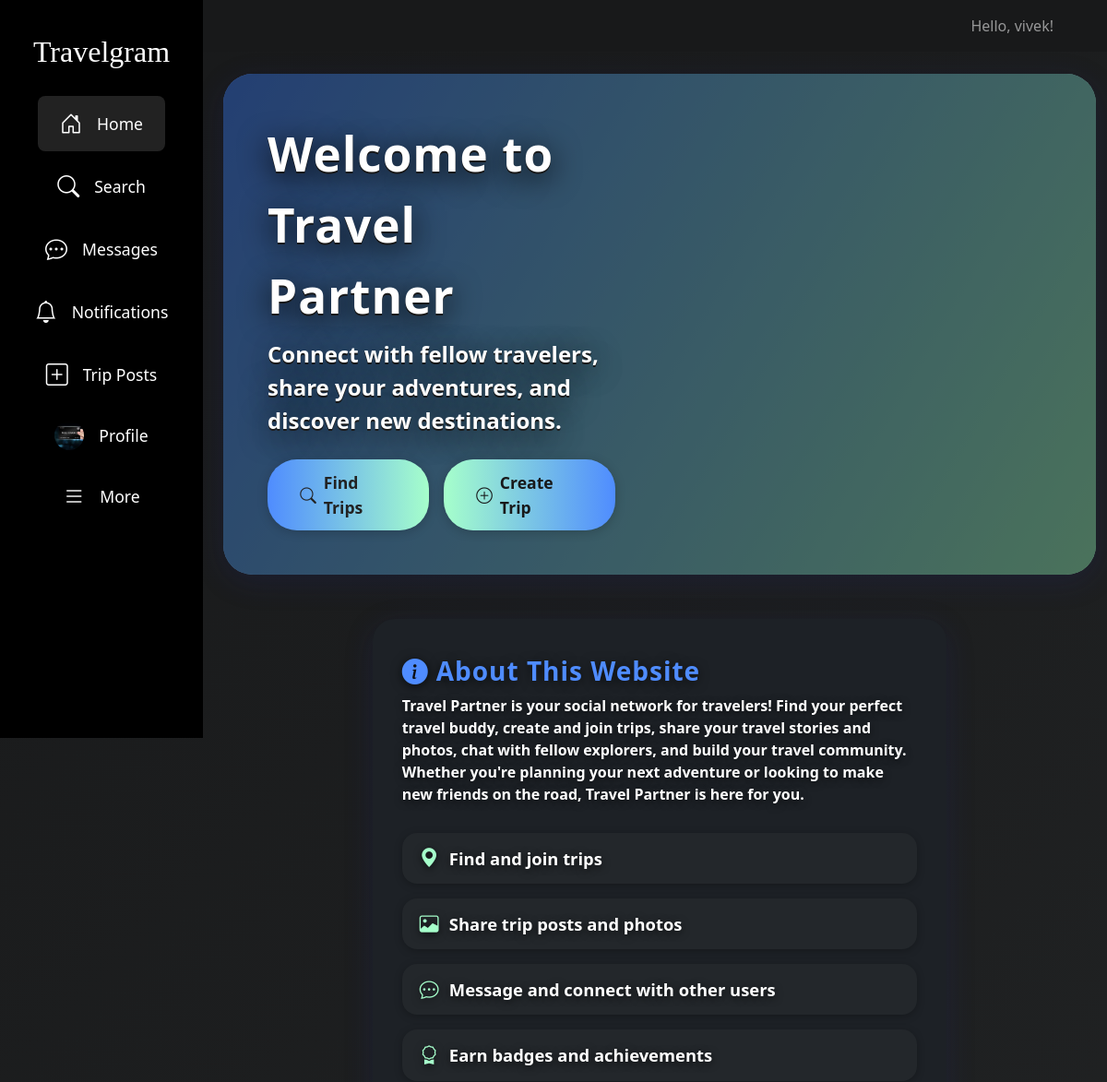
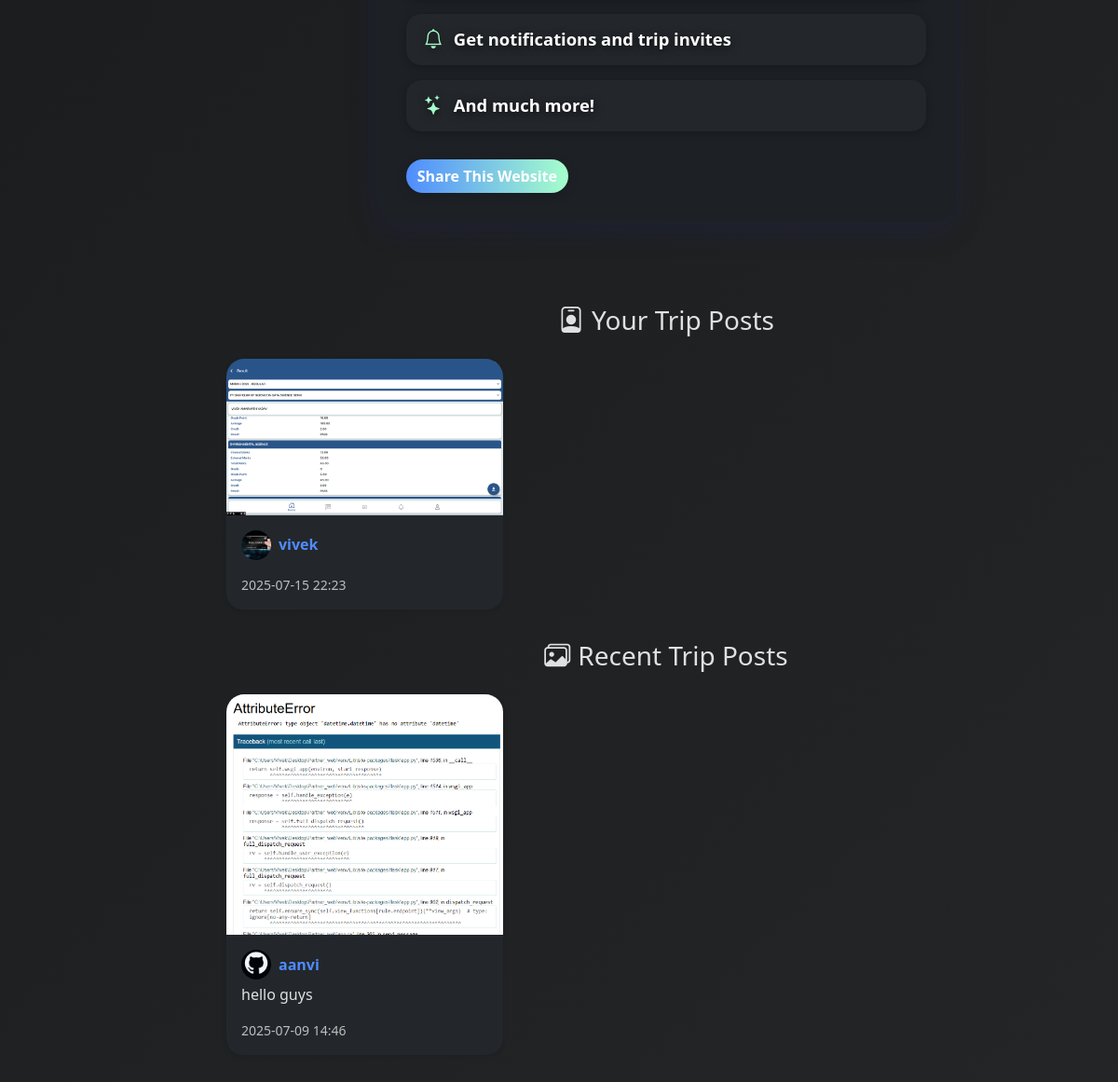
Screenshot of / (signed in) with the database file from the repository (2 pictures, top to bottom).
### app.py (models this page shows, shortened)
class User(db.Model, UserMixin):
    id = db.Column(db.Integer, primary_key=True)
    username = db.Column(db.String(80), unique=True, nullable=False)
    password = db.Column(db.String(120), nullable=False)
    bio = db.Column(db.String(300))
    interests = db.Column(db.String(300))
    profile_pic = db.Column(db.String(120))
    last_seen = db.Column(db.DateTime, default=datetime.utcnow)
    profile_pic_updated_at = db.Column(db.DateTime, default=datetime.utcnow)

class TripPost(db.Model):
    post_id = db.Column(db.Integer, primary_key=True)
    username = db.Column(db.String(80), db.ForeignKey('user.username'), nullable=False)
    image = db.Column(db.String(255), nullable=False)
    caption = db.Column(db.Text, nullable=True)
    timestamp = db.Column(db.DateTime, default=datetime.utcnow)

### app.py (the view, shortened to what this page needs)
@app.route('/', methods=['GET', 'POST'])
def home():
    if 'username' in session:
        all_posts = TripPost.query.order_by(TripPost.timestamp.desc()).all()
        your_posts = [p for p in all_posts if p.username == session['username']]
        other_posts = [p for p in all_posts if p.username != session['username']]
        for post in all_posts:
            post.like_count = TripPostLike.query.filter_by(post_id=post.post_id).count()
            post.liked_by_user = TripPostLike.query.filter_by(post_id=post.post_id, username=session['username']).first() is not None
            post.comments = TripPostComment.query.filter_by(post_id=post.post_id).order_by(TripPostComment.timestamp.asc()).all()
        if 'username' in session:
            posts_to_show = other_posts
        else:
            posts_to_show = all_posts
        return render_template('home.html', your_posts=your_posts, posts_to_show=posts_to_show, all_posts=all_posts, active_page='home', get_avatar_url=get_avatar_url)

### app.py (called while the page is built)
@app.template_filter('highlight_tags_and_mentions')
def highlight_tags_and_mentions(text):
    if not text:
        return ''
    text = re.sub(r'#(\w+)', r'<a href="/hashtag/\1" class="text-primary">#\1</a>', text)
    text = re.sub(r'@(\w+)', r'<a href="/user/\1" class="text-success">@\1</a>', text)
    return Markup(text)

def get_avatar_url(username):
    user = User.query.filter_by(username=username).first()
    if user and user.profile_pic:
        return url_for('static', filename=f'profile_pics/{user.profile_pic}')
    return url_for('static', filename='default_avatar.png')

@app.before_request
def update_last_seen():
    if 'username' in session:
        user = User.query.filter_by(username=session['username']).first()
        if user:
            user.last_seen = datetime.utcnow()
            db.session.commit()

@app.context_processor
def inject_profile_pic_version():
    version = None
    if 'username' in session:
        user = User.query.filter_by(username=session['username']).first()
        if user and user.profile_pic_updated_at:
            version = int(user.profile_pic_updated_at.timestamp())
    if not version:
        from datetime import datetime
        version = int(datetime.utcnow().timestamp())
    return {'profile_pic_version': version}

### templates/home.html (shortened to what this page needs)
<!DOCTYPE html>
<html>
<head>
    <link href="https://cdn.jsdelivr.net/npm/bootstrap@5.3.2/dist/css/bootstrap.min.css" rel="stylesheet">
    <link rel="stylesheet" href="https://cdn.jsdelivr.net/npm/bootstrap-icons@1.10.5/font/bootstrap-icons.css">
    <link rel="stylesheet" href="{{ url_for('static', filename='css/style.css') }}">
</head>
<body class="bg-dark">
    {% include 'navbar.html' %}
    {% include 'sidebar.html' %}
    <div style="margin-left:230px;">
        <div class="container mt-4">
            <div class="hero-section mb-5 row align-items-center g-0" style="min-height:380px; position:relative;">
                <div style="position:absolute; left:0; top:0; width:100%; height:100%; background:rgba(0,0,0,0.55); z-index:1;"></div>
                <div class="col-md-6 d-flex flex-column justify-content-center align-items-start p-5" style="z-index:2;">
                    <div class="hero-title mb-2" style="color:#fff; text-shadow:0 6px 32px #000, 0 2px 0 #222; font-weight:900; font-size:3.2rem;">Welcome to Travel Partner</div>
                    <div class="hero-lead mb-4" style="color:#fff; text-shadow:0 4px 16px #000, 0 1px 0 #222; font-weight:800; font-size:1.5rem;">Connect with fellow travelers, share your adventures, and discover new destinations.</div>
                    <div class="d-flex gap-3">
                        <a href="{{ url_for('list_trips') }}" class="hero-btn d-flex align-items-center"><i class="bi bi-search me-2"></i>Find Trips</a>
                        <a href="{{ url_for('create_trip') }}" class="hero-btn d-flex align-items-center" style="background:linear-gradient(90deg,#a6ffcb,#4f8cff); color:#18191a;"><i class="bi bi-plus-circle me-2"></i>Create Trip</a>
                    </div>
                </div>
            </div>
            <div class="row justify-content-center mb-5">
                <div class="col-md-8">
                    <div class="about-section-pro">
                        <h3><i class="bi bi-info-circle-fill me-2"></i>About This Website</h3>
                        <p>
                            <b>Travel Partner</b> is your social network for travelers! Find your perfect travel buddy, create and join trips, share your travel stories and photos, chat with fellow explorers, and build your travel community. Whether you're planning your next adventure or looking to make new friends on the road, Travel Partner is here for you.
                        </p>
                        <ul>
                            <li><i class="bi bi-geo-alt-fill"></i>Find and join trips</li>
                            <li><i class="bi bi-image"></i>Share trip posts and photos</li>
                            <li><i class="bi bi-chat-dots"></i>Message and connect with other users</li>
                            <li><i class="bi bi-award"></i>Earn badges and achievements</li>
                            <li><i class="bi bi-bell"></i>Get notifications and trip invites</li>
                            <li><i class="bi bi-stars"></i>And much more!</li>
                        </ul>
                        <div class="mt-3">
                            <button id="shareBtn" class="btn">Share This Website</button>
                        </div>
                    </div>
                </div>
            </div>
            {% if your_posts and your_posts|length > 0 %}
            <h3 class="mb-4 text-center"><i class="bi bi-person-badge me-2"></i>Your Trip Posts</h3>
            <div class="row">
                {% for post in your_posts %}
                <div class="col-md-4">
                    <div class="card post-card shadow-sm">
                        <img src="{{ url_for('static', filename='trip_posts/' ~ post.image) }}" class="post-img card-img-top">
                        <div class="card-body">
                            <h6 class="card-title mb-1 d-flex align-items-center">
                                <img src="{{ get_avatar_url(post.username) }}?v={{ profile_pic_version }}" class="profile-pic">
                                <a href="{{ url_for('view_profile', username=post.username) }}"><b>{{ post.username }}</b></a>
                            </h6>
                            <p class="text-muted small mb-0">{{ post.timestamp.strftime('%Y-%m-%d %H:%M') }}</p>
                        </div>
                    </div>
                </div>
                {% endfor %}
            </div>
            {% endif %}
            <h3 class="mb-4 text-center"><i class="bi bi-images me-2"></i>Recent Trip Posts</h3>
            <div class="row">
                {% for post in posts_to_show %}
                <div class="col-md-4">
                    <div class="card post-card shadow-sm">
                        <img src="{{ url_for('static', filename='trip_posts/' ~ post.image) }}" class="post-img card-img-top">
                        <div class="card-body">
                            <h6 class="card-title mb-1 d-flex align-items-center">
                                <img src="{{ get_avatar_url(post.username) }}?v={{ profile_pic_version }}" class="profile-pic">
                                <a href="{{ url_for('view_profile', username=post.username) }}"><b>{{ post.username }}</b></a>
                            </h6>
                            <p class="card-text">{{ post.caption | highlight_tags_and_mentions }}</p>
                            <p class="text-muted small mb-0">{{ post.timestamp.strftime('%Y-%m-%d %H:%M') }}</p>
                        </div>
                    </div>
                </div>
                {% endfor %}
            </div>
        </div>
    </div>
</body>
</html>

### templates/navbar.html (shortened to what this page needs)
<link rel="stylesheet" href="{{ url_for('static', filename='css/style.css') }}">
<nav class="navbar navbar-expand-lg navbar-dark bg-dark">
  <div class="container">
    <a class="navbar-brand" href="{{ url_for('home') }}">
    </a>
    <div>
      {% if 'username' in session %}
        <span class="navbar-text me-3">Hello, {{ session['username'] }}!</span>
      {% endif %}
    </div>
  </div>
</nav>
<div class="position-fixed bottom-0 end-0 p-3" style="z-index: 11">
</div>

### templates/sidebar.html (shortened to what this page needs)
<link rel="stylesheet" href="https://cdn.jsdelivr.net/npm/bootstrap-icons@1.10.5/font/bootstrap-icons.css">
<div class="sidebar-ig">
    <div class="logo mb-4">Travelgram</div>
    <a href="{{ url_for('home') }}" class="nav-link {% if active_page == 'home' %}active{% endif %}"><i class="bi bi-house-door"></i> Home</a>
    <a href="{{ url_for('list_users') }}" class="nav-link"><i class="bi bi-search"></i> Search</a>
    <a href="{{ url_for('messages') }}" class="nav-link"><i class="bi bi-chat-dots"></i> Messages
    </a>
    <a href="{{ url_for('notifications') }}" class="nav-link"><i class="bi bi-bell"></i> Notifications</a>
    <a href="{{ url_for('trip_posts') }}" class="nav-link"><i class="bi bi-plus-square"></i> Trip Posts</a>
    <a href="{{ url_for('profile') }}" class="nav-link">
        {% if session['username'] %}
            <img src="{{ get_avatar_url(session['username']) }}?v={{ profile_pic_version }}" class="profile-pic">
        {% else %}
            <img src="{{ url_for('static', filename='default_avatar.png') }}" class="profile-pic">
        {% endif %}
        Profile
    </a>
    <a href="#" class="nav-link"><i class="bi bi-list"></i> More</a>
</div>

### static/css/style.css (style rules this page uses)
:root { --primary: #4f8cff; --accent: #ffb347; --background: #181a20; --text: #e0e0e0; }
body { font-family: 'Segoe UI', Arial, sans-serif; background: var(--background); color: var(--text); margin: 0; padding: 0; }
body, .bg-dark { background-color: #18191a !important; color: #e0e0e0 !important; }
a, a:visited { color: #90caf9; }
.card, .modal-content { background-color: #23272b !important; color: #e0e0e0 !important; }
.btn, .btn-primary, .btn-secondary, .btn-ig { background-color: #222 !important; color: #fff !important; border: none; }
button { background: linear-gradient(90deg, #2563eb 0%, #1e40af 100%); color: #fff; border: none; padding: 10px 18px; border-radius: 4px; cursor: pointer; font-size: 1em; transition: background 0.2s; }
a { color: var(--primary); text-decoration: none; }
ul { max-width: 700px; margin: 30px auto; padding: 0; list-style: none; }
li { background: #23272b !important; margin-bottom: 15px; padding: 18px; border-radius: 8px; box-shadow: 0 1px 4px rgba(44,62,80,0.07); }

### templates/home.html (style rules this page uses)
body { background: linear-gradient(135deg, #18191a 0%, #232526 100%) !important; color: #e0e0e0 !important; font-family: 'Montserrat', Arial, sans-serif; }
.hero-section { position: relative; min-height: 340px; border-radius: 2rem; overflow: hidden; margin-bottom: 2.5rem; box-shadow: 0 8px 32px 0 rgba(31,38,135,0.18); background: linear-gradient(120deg, #4f8cff 0%, #a6ffcb 100%); display: flex; align-items: center; }
.hero-title { font-size: 2.8rem; font-weight: 800; letter-spacing: 1px; margin-bottom: 1rem; text-shadow: 0 2px 16px #0008; }
.hero-lead { font-size: 1.3rem; font-weight: 500; margin-bottom: 2rem; }
.hero-btn { font-size: 1.1rem; font-weight: 700; border-radius: 2rem; padding: 0.75rem 2.2rem; background: linear-gradient(90deg,#4f8cff,#a6ffcb); color: #222; border: none; box-shadow: 0 2px 12px #0003; transition: background 0.2s, color 0.2s; }
.about-section-pro { background: rgba(30,34,40,0.92); border-radius: 1.5rem; box-shadow: 0 8px 32px 0 rgba(31,38,135,0.18); backdrop-filter: blur(10px); color: #fff; padding: 2.5rem 2rem 2rem 2rem; position: relative; overflow: hidden; margin-bottom: 2.5rem; }
.about-section-pro h3 { font-weight: 800; letter-spacing: 1px; color: #4f8cff; }
.about-section-pro ul { list-style: none; padding-left: 0; }
.about-section-pro ul li { margin-bottom: 0.7rem; font-size: 1.1rem; display: flex; align-items: center; }
.about-section-pro ul li i { color: #a6ffcb; margin-right: 0.7rem; font-size: 1.2rem; }
.about-section-pro .btn { background: linear-gradient(90deg,#4f8cff,#a6ffcb); color: #222; font-weight: 700; border-radius: 2rem; box-shadow: 0 2px 12px #0003; }
.post-card { margin-bottom: 2rem; background: rgba(24,25,26,0.97) !important; color: #fff; border-radius: 1.2rem; box-shadow: 0 4px 24px 0 rgba(31,38,135,0.13); transition: box-shadow 0.2s, transform 0.2s; }
.post-img { width: 100%; max-height: 320px; object-fit: cover; border-radius: 1.2rem 1.2rem 0 0; }
.profile-pic { width: 32px; height: 32px; border-radius: 50%; object-fit: cover; margin-right: 8px; }
.card-title, .fw-bold { font-weight: 700 !important; }
.text-muted { color: #bdbdbd !important; }
.hero-title, .hero-lead { color: #fff !important; text-shadow: 0 6px 32px #000, 0 2px 0 #222 !important; font-weight: 900 !important; }
.about-section-pro, .about-section-pro p, .about-section-pro ul, .about-section-pro li { color: #fff !important; text-shadow: 0 2px 8px #000a; font-weight: 700; }
.about-section-pro h3 { color: #4f8cff !important; text-shadow: 0 2px 12px #000a; font-weight: 900; }
.about-section-pro ul li { background: #18191a; border-radius: 1rem; margin-bottom: 1rem; padding: 0.75rem 1.2rem; color: #fff !important; font-size: 1.15rem; box-shadow: 0 2px 8px #0004; font-weight: 800; }
.about-section-pro ul li i { color: #a6ffcb; margin-right: 0.7rem; font-size: 1.3rem; }

### rows the page displays
User: profile_pic (picture)
TripPost: image (picture), username.profile_pic (picture), username "vivek", timestamp "2025-07-15 22:23"
TripPost: image (picture), username.profile_pic (picture), username "aanvi", caption|highlight_tags_and_mentions "hello guys", timestamp "2025-07-09 14:46"

### other values shown
{{ session['username'] }} "vivek"
